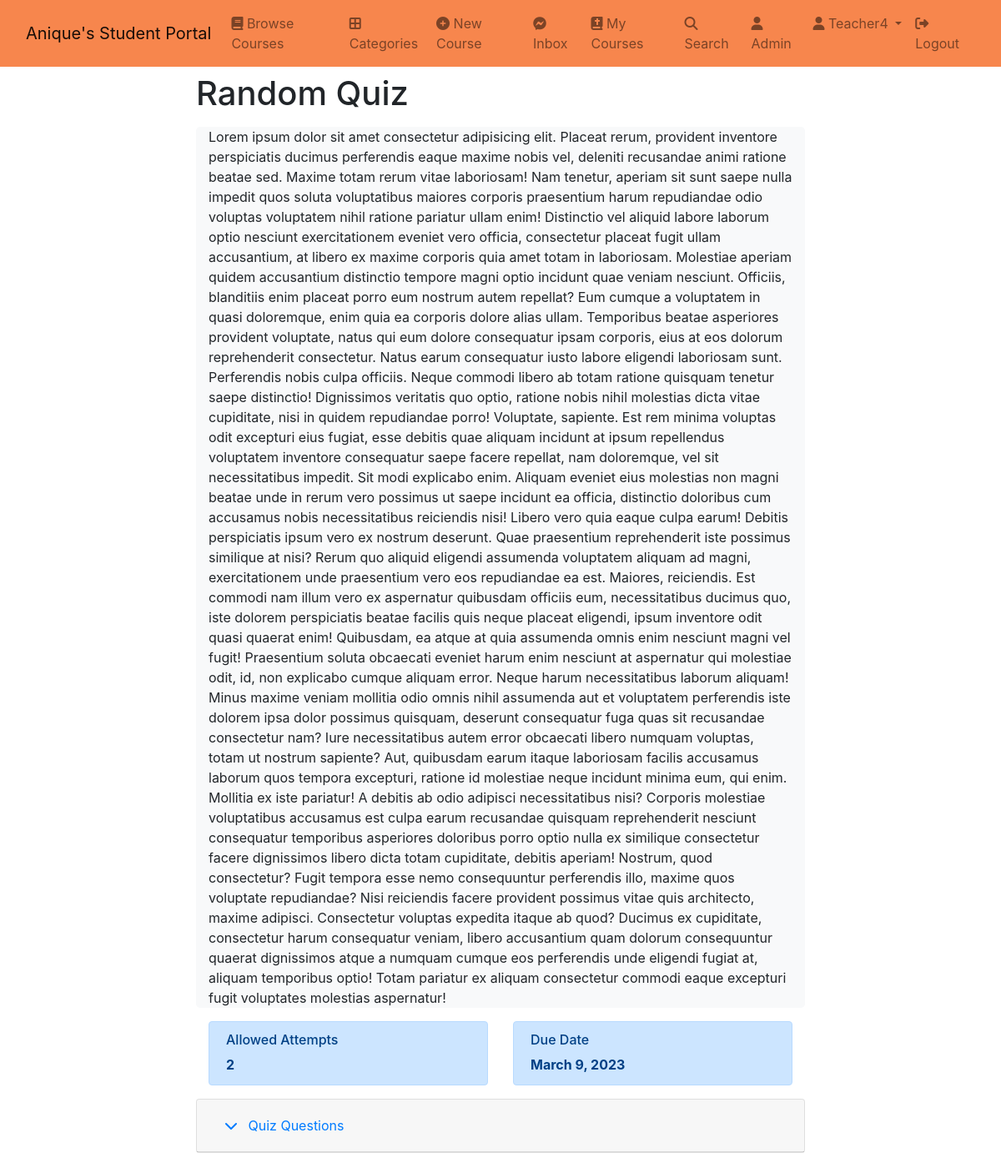
The page /course/31f14fdc-ee4c-420d-b912-1c9cc059e567/modules/1/quizzes/1 (signed in) on the database its author committed.
### quiz/models.py (models this page shows, shortened)
class Quiz(models.Model):
    user = models.ForeignKey(User, on_delete=models.CASCADE)
    title = models.CharField(max_length=200)
    content = RichTextField()
    date = models.DateTimeField(auto_now_add=True)
    due = models.DateField()
    allowed_attempts = models.PositiveIntegerField()
    questions = models.ManyToManyField(Question)
    class Meta:
        verbose_name_plural = "Quizzes"

### quiz/views.py (the view)
def quiz_detail(request, course_id, module_id, quiz_id):
    user = request.user
    quiz = get_object_or_404(Quiz, id=quiz_id)
    course = get_object_or_404(Course, id=course_id)
    my_attempts = Attempter.objects.filter(quiz=quiz, user=user)
    context = {
        "my_attempts": my_attempts,
        "quiz": quiz,
        "course":course,
        "module_id": module_id
    }
    return render(request, 'quiz/quiz_detail.html', context)

### student_portal/templates/quiz/quiz_detail.html (shortened to what this page needs)
{% extends 'base.html' %} {% block content %}
<div class="container mt-2">
  <div class="row">
    <div class="col-2"></div>
    <div class="col-8">
      <h1>{{quiz.title}}</h1>
      <div class="bg-light rounded-3">
        <div class="container-fluid">
          <p class="fs-4">{{quiz.content|safe}}</p>
        </div>
      </div>
      <div class="container">
        <div class="row">
          <div class="col-sm">
            <div class="alert alert-primary" role="alert">
              <h6>Allowed Attempts</h6>
              {% if request.user == course.user %}
              <strong> {{quiz.allowed_attempts}}</strong> {% else %}<strong>
                {{my_attempts.count}}/{{quiz.allowed_attempts}}</strong
              >
              {% endif %}
            </div>
          </div>
          <div class="col-sm">
            <div class="alert alert-primary" role="alert">
              <h6>Due Date</h6>
              <strong> {{quiz.due}}</strong>
            </div>
          </div>
        </div>
      </div>
      <div id="accordion">
        <div class="card">
          <div class="card-header" id="headingOne">
            <h5 class="mb-0">
              <button
                class="btn btn-link"
                data-toggle="collapse"
                data-target="#collapseOne"
                aria-expanded="true"
                aria-controls="collapseOne"
                style="text-decoration: none"
              >
                <i class="fa fa-chevron-down pr-2"></i>
                Quiz Questions
              </button>
            </h5>
          </div>
        </div>
      </div>
      <br />
    </div>
  </div>
</div>
{% endblock content %}

### student_portal/templates/base.html (shortened to what this page needs)
{% load static %}
<!DOCTYPE html>
<html lang="en">
  <head>
    <link
      href="https://cdn.jsdelivr.net/npm/bootstrap@5.0.2/dist/css/bootstrap.min.css"
      rel="stylesheet"
    />
    <link
      rel="stylesheet"
      href="https://cdnjs.cloudflare.com/ajax/libs/font-awesome/6.1.1/css/all.min.css"
    />
    <link
      rel="stylesheet"
      href="https://stackpath.bootstrapcdn.com/bootstrap/4.3.1/css/bootstrap.min.css"
    />
  </head>
  <body>
    <nav
      class="navbar navbar-expand-lg navbar-light"
      style="background: #f7864d"
    >
      <div class="container-fluid">
        <a class="navbar-brand" href="{% url 'index' %}"
          >Anique's Student Portal</a
        >
        <div class="collapse navbar-collapse" id="navbarSupportedContent">
          <ul class="navbar-nav me-auto mb-2 mb-lg-0">
            <li class="nav-item">
              <a class="nav-link" href="{% url 'browse-courses' %}"
                ><i class="fa fa-book"></i> Browse Courses</a
              >
            </li>
            <li class="nav-item">
              <a class="nav-link" href="{% url 'categories' %}"
                ><i class="fas fa-border-all"></i> Categories</a
              >
            </li>
            <li class="nav-item">
              <a class="nav-link" href="{% url 'new-course' %}"
                ><i class="fa fa-plus-circle"></i> New Course</a
              >
            </li>
            <li class="nav-item">
              <a class="nav-link" href="{% url 'inbox' %}"
                ><i class="fa-brands fa-facebook-messenger"></i> Inbox
              </a>
            </li>
            <li class="nav-item">
              <a class="nav-link" href="{% url 'my-courses' %}"
                ><i class="fa-solid fa-book-bible"></i> My Courses</a
              >
            </li>
            <li class="nav-item">
              <a class="nav-link" href="{% url 'search' %}"
                ><i class="fa-solid fa-search"></i> Search</a
              >
            </li>
            {% if request.user.is_superuser %}
            <li class="nav-item">
              <a class="nav-link" href="/admin"
                ><i class="fa fa-user"></i> Admin</a
              >
            </li>
            {% endif %}
            <li class="nav-item dropdown">
              <a
                class="nav-link dropdown-toggle"
                href="#"
                id="navbarDropdown"
                role="button"
                data-bs-toggle="dropdown"
                aria-expanded="false"
              >
                <i class="fa fa-user"></i> {{request.user.username|capfirst}}
              </a>
            </li>
            <li class="nav-item">
              <a class="nav-link" href="{% url 'logout' %}"
                ><i class="fa-solid fa-right-from-bracket"></i> Logout</a
              >
            </li>
          </ul>
        </div>
      </div>
    </nav>
    {% block content %} {% block pagination %} {% endblock pagination %} {% endblock content %}
  </body>
</html>

### rows shown on the page
Quiz: title "Random Quiz", content "Lorem ipsum dolor sit amet consectetur adipisicing elit. Placeat rerum, provident inventore perspiciatis ducimus perferendis eaque maxime nobis vel, deleniti recusandae animi ratione beatae sed. Maxime totam rerum vitae laboriosam! Nam tenetur, aperiam sit sunt saepe nulla impedit quos soluta voluptatibus maiores corporis praesentium harum repudiandae odio voluptas voluptatem nihil ratione pariatur ullam enim! Distinctio vel aliquid labore laborum optio nesciunt exercitationem eveniet vero officia, consectetur placeat fugit ullam accusantium, at libero ex maxime corporis quia amet totam in laboriosam. Molestiae aperiam quidem accusantium distinctio tempore magni optio incidunt quae veniam…", allowed_attempts "2", due "March 9, 2023"

### other values the page prints
{{ request.user.username|capfirst }} "Teacher4"
